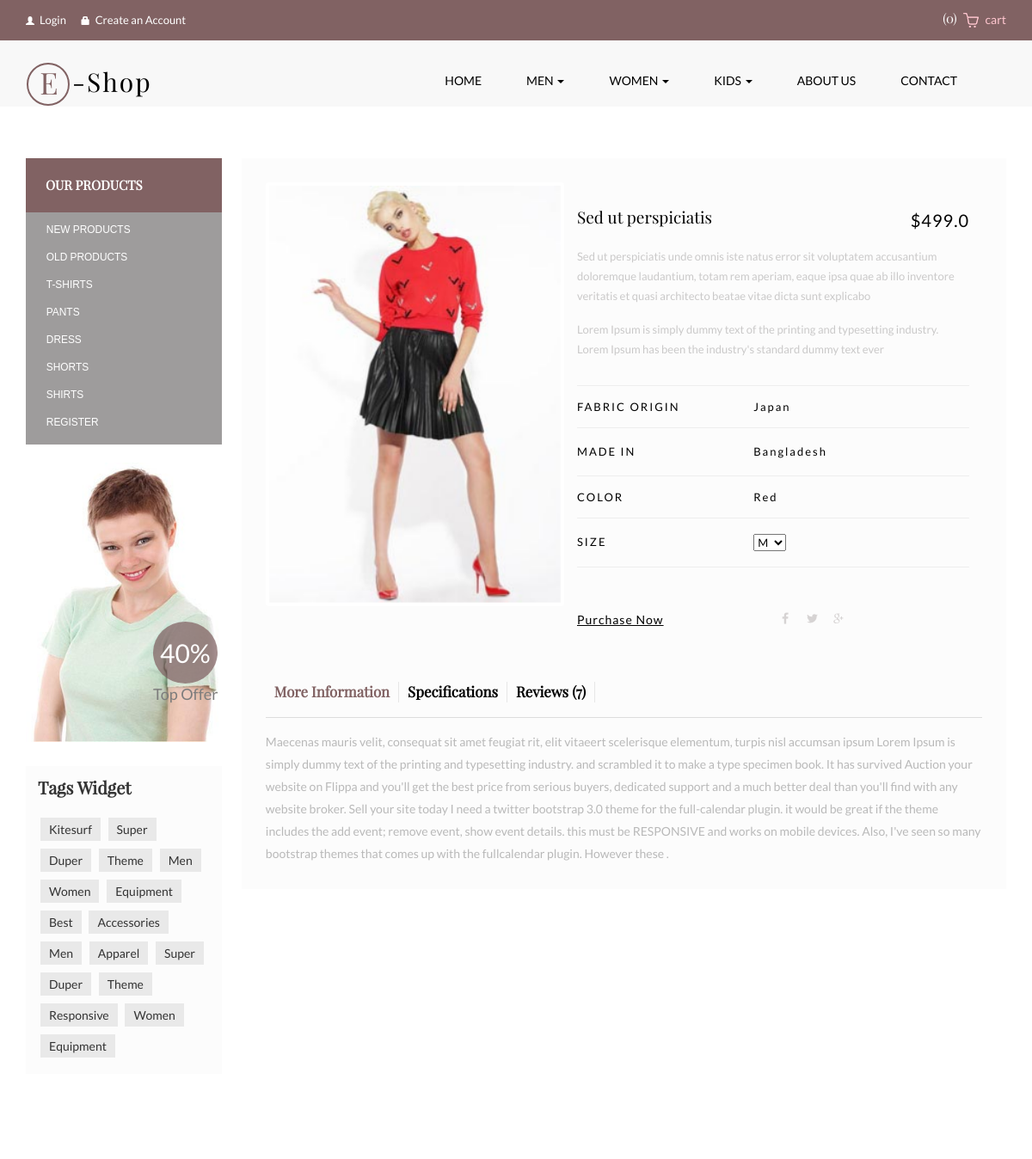
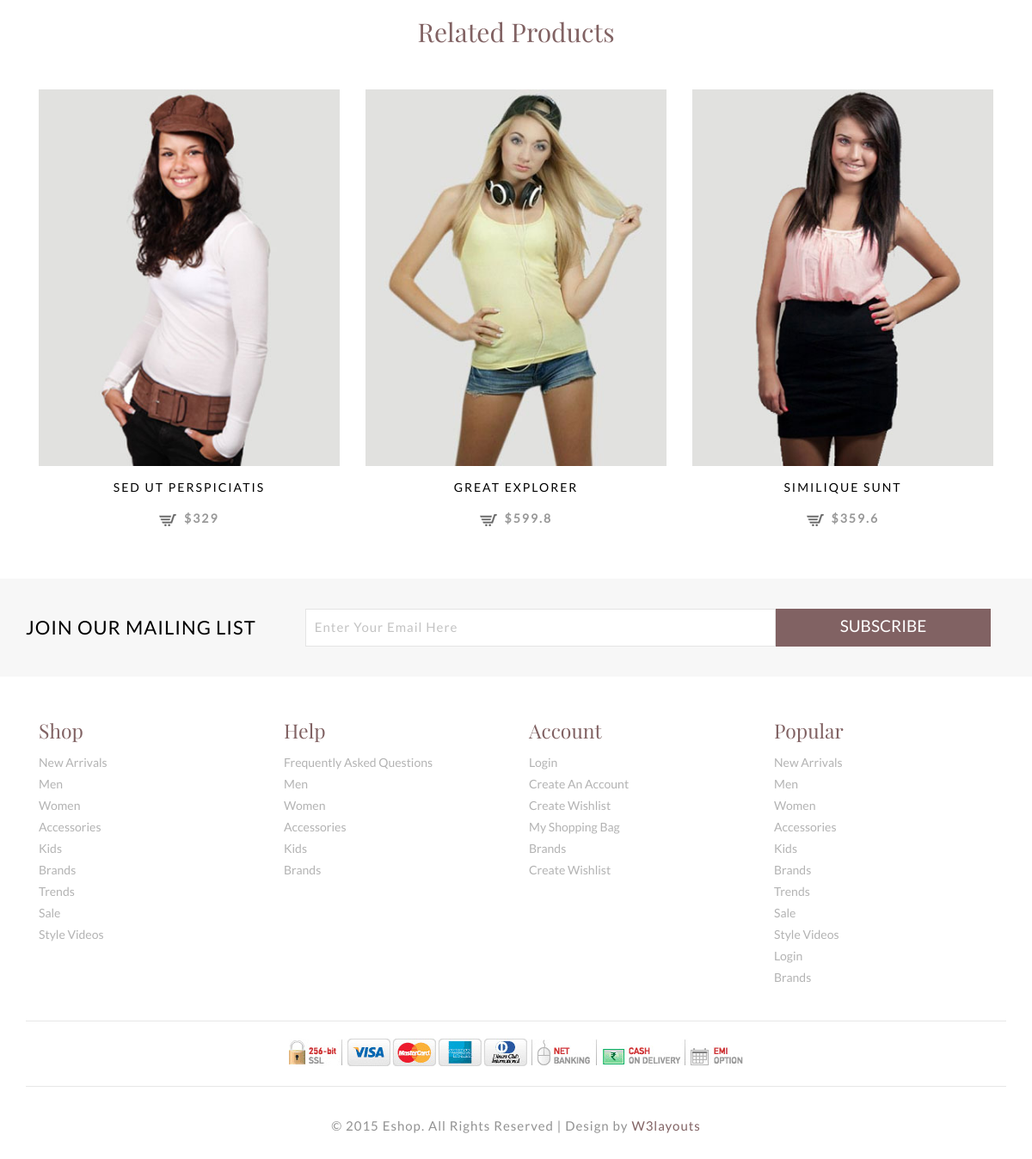
The page /single-item/sed-ut-perspiciatis/ on the database its author committed (2 pictures, top to bottom).
### eshop/models.py (models this page shows, shortened)
class Item(models.Model):
    title = models.CharField(max_length=200)
    slug = models.SlugField(max_length=200, unique=True)
    image = models.ImageField(upload_to='picture/')
    price = models.FloatField(blank=True, null=True , default='200')
    discount_price = models.FloatField(blank=True, null=True)
    description = models.TextField()
    fabric_origin = models.CharField(max_length=100)
    made_in = models.CharField(max_length=50)
    color = models.CharField(max_length=50)
    size = models.CharField(max_length=100, choices=SIZE_CHOICE)
    pub_date = models.DateTimeField(auto_now_add=True)
    update_date = models.DateTimeField(auto_now=True)
    class Meta:
        verbose_name = 'Item'
        verbose_name_plural = 'Items'

### eshop/views.py (the view)
# urls.py: path('single-item/<slug>/',views.single_item, name='single-item'),
def single_item(request,slug):
    context = {
        'all_prods' : Item.objects.all(),
        'Item': get_object_or_404(Item, slug=slug),
    }
    return render(request, 'eshop/single_item.html',context);

### eshop/templatetags/cart_template_tags.py (called while the page is built)
@register.filter
def cart_item_count(user):
    if user.is_authenticated:
        qs = Order.objects.filter(user=user, ordered=False)
        if qs.exists():
            return qs[0].items.count()
    return 0

### eshop/templates/eshop/single_item.html (shortened to what this page needs)
{% extends 'base.html' %}
{% load static %}
{% block content %}
<div class="container">
	<div class="products-page">
		<div class="products">
			<div class="product-listy">
				<h2>our Products</h2>
				<ul class="product-list">
					<li><a href="">New Products</a></li>
					<li><a href="">Old Products</a></li>
					<li><a href="">T-shirts</a></li>
					<li><a href="">pants</a></li>
					<li><a href="">Dress</a></li>
					<li><a href="">Shorts</a></li>
					<li><a href="#">Shirts</a></li>
					<li><a href="{% url 'register' %}">Register</a></li>
				</ul>
			</div>
			<div class="latest-bis">
				<img src="{% static 'images/l4.jpg' %}" class="img-responsive" alt="" />
				<div class="offer">
					<p>40%</p>
					<small>Top Offer</small>
				</div>
			</div>
			<div class="tags">
				<h4 class="tag_head">Tags Widget</h4>
				<ul class="tags_links">
					<li><a href="#">Kitesurf</a></li>
					<li><a href="#">Super</a></li>
					<li><a href="#">Duper</a></li>
					<li><a href="#">Theme</a></li>
					<li><a href="#">Men</a></li>
					<li><a href="#">Women</a></li>
					<li><a href="#">Equipment</a></li>
					<li><a href="#">Best</a></li>
					<li><a href="#">Accessories</a></li>
					<li><a href="#">Men</a></li>
					<li><a href="#">Apparel</a></li>
					<li><a href="#">Super</a></li>
					<li><a href="#">Duper</a></li>
					<li><a href="#">Theme</a></li>
					<li><a href="#">Responsive</a></li>
					<li><a href="#">Women</a></li>
					<li><a href="#">Equipment</a></li>
				</ul>
			</div>
		</div>
		<div class="new-product">
			<div class="col-md-5 zoom-grid">
				<div class="flexslider">
					<ul class="slides">
						<li data-thumb="images/si.jpg">
							<div class="thumb-image"> <img src="{{ Item.image.url }}" data-imagezoom="true"
									class="img-responsive" alt="" /> </div>
						</li>
					</ul>
				</div>
			</div>
			<div class="col-md-7 dress-info">
				<div class="dress-name">
					<h3>{{Item.title}}</h3>
					<span>${{Item.price}}</span>
					<div class="clearfix"></div>
					<p>Sed ut perspiciatis unde omnis iste natus error sit voluptatem accusantium doloremque laudantium,
						totam rem aperiam, eaque ipsa quae ab illo inventore veritatis et quasi architecto beatae vitae
						dicta sunt explicabo</p>
					<p>Lorem Ipsum is simply dummy text of the printing and typesetting industry. Lorem Ipsum has been
						the industry's standard dummy text ever</p>
				</div>
				<div class="span span1">
					<p class="left">FABRIC ORIGIN</p>
					<p class="right">{{Item.fabric_origin}}</p>
					<div class="clearfix"></div>
				</div>
				<div class="span span2">
					<p class="left">MADE IN</p>
					<p class="right">{{Item.made_in}}</p>
					<div class="clearfix"></div>
				</div>
				<div class="span span3">
					<p class="left">COLOR</p>
					<p class="right">{{Item.color}}</p>
					<div class="clearfix"></div>
				</div>
				<div class="span span4">
					<p class="left">SIZE</p>
					<p class="right"><span class="selection-box">
						<select class="domains valid" name="domains">
								{% for product_list in all_prods|slice:":5" %}
								<option>{{product_list.get_size_display}}</option>
								{% endfor %}
						</select></span>
					</p>
				</div>
				<div class="purchase">
					<a href="#">Purchase Now</a>
					<div class="social-icons">
						<ul>
							<li><a class="facebook1" href="#"></a></li>
							<li><a class="twitter1" href="#"></a></li>
							<li><a class="googleplus1" href="#"></a></li>
						</ul>
					</div>
					<div class="clearfix"></div>
				</div>
			</div>
			<div class="clearfix"></div>
			<div class="reviews-tabs">
				<ul class="nav nav-tabs responsive hidden-xs hidden-sm" id="myTab">
					<li class="test-class active"><a class="deco-none misc-class" href="#how-to"> More Information</a>
					</li>
					<li class="test-class"><a href="#features">Specifications</a></li>
					<li class="test-class"><a class="deco-none" href="#source">Reviews (7)</a></li>
				</ul>
				<div class="tab-content responsive hidden-xs hidden-sm">
					<div class="tab-pane active" id="how-to">
						<p class="tab-text">Maecenas mauris velit, consequat sit amet feugiat rit, elit vitaeert
							scelerisque elementum, turpis nisl accumsan ipsum Lorem Ipsum is simply dummy text of the
							printing and typesetting industry. and scrambled it to make a type specimen book. It has
							survived Auction your website on Flippa and you'll get the best price from serious buyers,
							dedicated support and a much better deal than you'll find with any website broker. Sell your
							site today I need a twitter bootstrap 3.0 theme for the full-calendar plugin. it would be
							great if the theme includes the add event; remove event, show event details. this must be
							RESPONSIVE and works on mobile devices. Also, I've seen so many bootstrap themes that comes
							up with the fullcalendar plugin. However these . </p>
					</div>
				</div>
			</div>
		</div>
		<div class="clearfix"></div>
	</div>
</div>
<div class="other-products products-grid">
	<div class="container">
		<header>
			<h3 class="like text-center">Related Products</h3>
		</header>
		<div class="col-md-4 product simpleCart_shelfItem text-center">
			<a href=""><img src="{% static 'images/p1.jpg' %}" alt="" /></a>
			<a class="product_name" href="">Sed ut perspiciatis</a>
			<p><a class="item_add" href="#"><i></i> <span class="item_price">$329</span></a></p>
		</div>
		<div class="col-md-4 product simpleCart_shelfItem text-center">
			<a href=""><img src="{% static 'images/p2.jpg' %}" alt="" /></a>
			<a class="product_name" href="">great explorer</a>
			<p><a class="item_add" href="#"><i></i> <span class="item_price">$599.8</span></a></p>
		</div>
		<div class="col-md-4 product simpleCart_shelfItem text-center">
			<a href=""><img src="{% static 'images/p3.jpg' %}" alt="" /></a>
			<a class="product_name" href="">similique sunt</a>
			<p><a class="item_add" href="#"><i></i> <span class="item_price">$359.6</span></a></p>
		</div>
	</div>
</div>
{% endblock content %}

### eshop/static/css/flexslider.css (style rules this page uses)
.slides, .slides > li, .flex-control-nav, .flex-direction-nav { margin: 0; padding: 0; list-style: none; }
.flexslider { margin: 0; padding: 0; }
.flexslider .slides > li { display: none; -webkit-backface-visibility: hidden; }
.flexslider .slides img { width: 100%; display: block; }
.flexslider .slides:after { content: "\0020"; display: block; clear: both; visibility: hidden; line-height: 0; height: 0; }
.flexslider { margin: 0 0 10px; background: #ffffff; border: 4px solid #ffffff; position: relative; zoom: 1; -webkit-border-radius: 4px; -moz-border-radius: 4px; border-radius: 4px; -webkit-box-shadow: '' 0 1px 4px rgba(0, 0, 0, 0.2); -moz-box-shadow: '' 0 1px 4px rgba(0, 0, 0, 0.2); -o-box-shadow: '' 0 1px 4px rgba(0, 0, 0, 0.2); box-shadow: '' 0 1px 4px rgba(0, 0, 0, 0.2); }
.flexslider .slides { zoom: 1; }
.flexslider .slides img { height: auto; }

### rows shown on the page
Item: image (picture), title "Sed ut perspiciatis", price "499.0", fabric_origin "Japan", made_in "Bangladesh", color "Red"

### other values the page prints
{{ request.user|cart_item_count }} "0"
form field domains "M"
